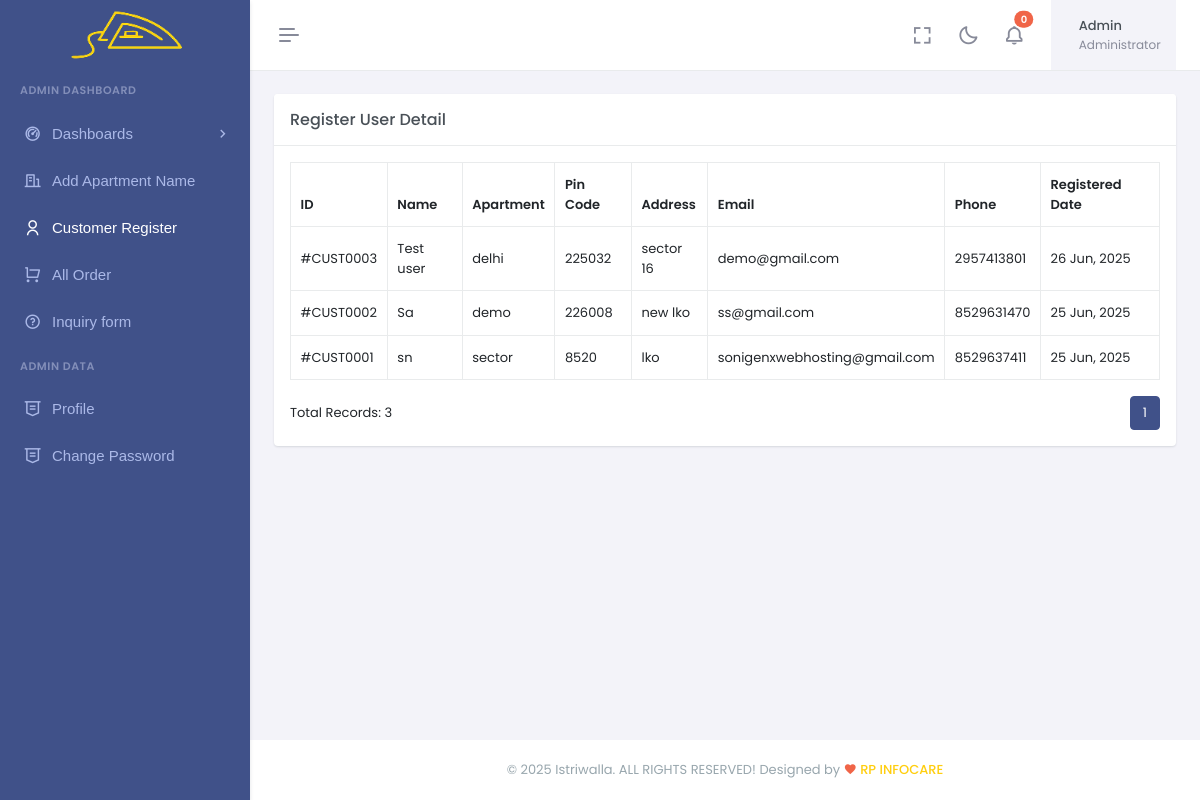
The page /admin/user_show.php on the database as committed earlier.
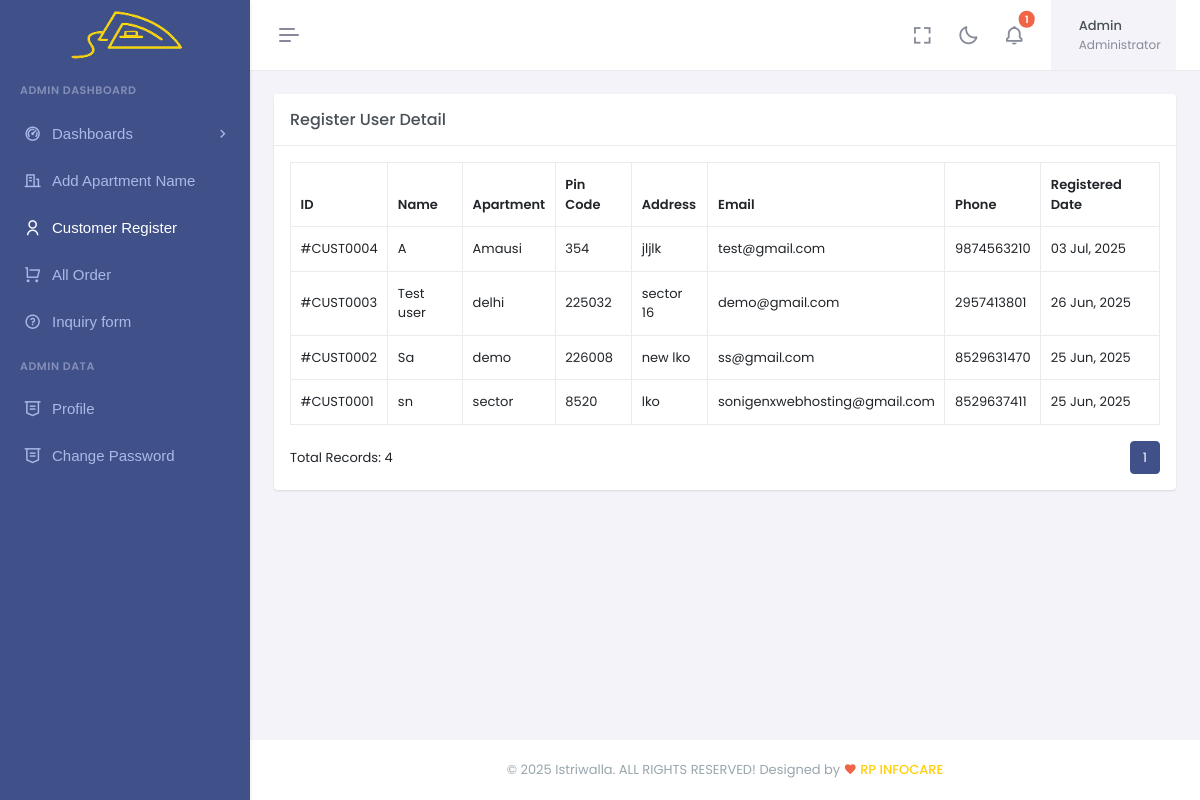
The same page on the database as committed later.
### tables this page shows
CREATE TABLE `customer` (
  `id` int(11) NOT NULL,
  `full_name` varchar(100) NOT NULL,
  `apartment_name` varchar(100) NOT NULL,
  `pin_code` varchar(10) NOT NULL,
  `address` text NOT NULL,
  `email` varchar(100) NOT NULL,
  `phone` varchar(20) NOT NULL,
  `password` varchar(255) NOT NULL,
  `created_at` timestamp NOT NULL DEFAULT current_timestamp()
);

### admin/user_show.php (the view, shortened to what this page needs)
<?php
include 'admin_head.php';
?>
    <link href="assets/libs/jsvectormap/css/jsvectormap.min.css" rel="stylesheet" type="text/css" />
    <link href="assets/libs/swiper/swiper-bundle.min.css" rel="stylesheet" type="text/css" />
    <link href="assets/css/bootstrap.min.css" rel="stylesheet" type="text/css" />
    <link href="assets/css/icons.min.css" rel="stylesheet" type="text/css" />
    <link href="assets/css/app.min.css" rel="stylesheet" type="text/css" />
    <link href="assets/css/custom.min.css" rel="stylesheet" type="text/css" />
<body>
    <div id="layout-wrapper">
    <div id="layout-wrapper">
           <?php include('admin_topbar.php')?>
        <?php include 'admin_sidebar.php'; ?>
        <div class="main-content">
        <?php
include '../db.php';
$sql = "SELECT * FROM customer ORDER BY id DESC";
$result = $conn->query($sql);
?>
<div class="page-content">
  <div class="container-fluid pagination_table">
    <div class="row">
      <div class="col-lg-12">
        <div class="card">
          <div class="card-header">
            <h4 class="card-title mb-0 flex-grow-1">Register User Detail</h4>
          </div>
          <div class="card-body">
            <div class="table-responsive">
              <table class="table align-middle table-bordered table-hover mb-0">
                <thead>
                  <tr>
                    <th>ID</th>
                    <th>Name</th>
                    <th>Apartment</th>
                    <th>Pin Code</th>
                    <th>Address</th>
                    <th>Email</th>
                    <th>Phone</th>
                    <th>Registered Date</th>
                  </tr>
                </thead>
                <tbody>
                  <?php if ($result->num_rows > 0): ?>
                    <?php while ($row = $result->fetch_assoc()): ?>
                      <tr>
                        <td>#CUST<?php echo str_pad($row['id'], 4, '0', STR_PAD_LEFT); ?></td>
                        <td><?php echo htmlspecialchars($row['full_name']); ?></td>
                        <td><?php echo htmlspecialchars($row['apartment_name']); ?></td>
                        <td><?php echo htmlspecialchars($row['pin_code']); ?></td>
                        <td><?php echo htmlspecialchars($row['address']); ?></td>
                        <td><?php echo htmlspecialchars($row['email']); ?></td>
                        <td><?php echo htmlspecialchars($row['phone']); ?></td>
                        <td><?php echo date('d M, Y', strtotime($row['created_at'])); ?></td>
                      </tr>
                    <?php endwhile; ?>
                  <?php else: ?>
                    <tr>
                      <td colspan="8" class="text-center">No registered users found.</td>
                    </tr>
                  <?php endif; ?>
                </tbody>
              </table>
            </div>
            <div class="d-flex justify-content-between align-items-center mt-3">
              <div>Total Records: <?php echo $result->num_rows; ?></div>
              <nav>
                <ul class="pagination mb-0">
                  <li class="page-item active"><a class="page-link" href="#">1</a></li>
                </ul>
              </nav>
            </div>
          </div>
        </div>
      </div>
    </div>
  </div>
</div>
             <?php include('admin_footer.php'); ?>
        </div>
    </div>
</body>
</html>

### admin/admin_head.php (shortened to what this page needs)
<!doctype html>
<html lang="en" data-layout="vertical" data-topbar="light" data-sidebar="dark" data-sidebar-size="lg" data-sidebar-image="none" data-preloader="disable" >
<head>
</head>

### admin/admin_topbar.php (shortened to what this page needs)
<?php
include('../db.php');
$adminName = "Admin";
$recentOrders = [];
$sql = "
    SELECT o.*, c.full_name
    FROM orders o
    JOIN customer c ON o.customer_id = c.id
    WHERE o.order_date >= NOW() - INTERVAL 2 DAY
    ORDER BY o.order_date DESC
    LIMIT 5
";
$result = $conn->query($sql);
if ($result && $result->num_rows > 0) {
    while ($row = $result->fetch_assoc()) {
        $recentOrders[] = $row;
    }
}
?>
 <header id="page-topbar">
            <div class="layout-width">
                <div class="navbar-header">
                    <div class="d-flex">
                        <button type="button" class="btn btn-sm px-3 fs-16 header-item vertical-menu-btn topnav-hamburger material-shadow-none" id="topnav-hamburger-icon">
                            <span class="hamburger-icon">
                                <span></span>
                                <span></span>
                                <span></span>
                            </span>
                        </button>
                    </div>
                    <div class="d-flex align-items-center">
                        <div class="ms-1 header-item d-none d-sm-flex">
                            <button type="button" class="btn btn-icon btn-topbar material-shadow-none btn-ghost-secondary rounded-circle" data-toggle="fullscreen">
                                <i class='bx bx-fullscreen fs-22'></i>
                            </button>
                        </div>
                        <div class="ms-1 header-item d-none d-sm-flex">
                            <button type="button" class="btn btn-icon btn-topbar material-shadow-none btn-ghost-secondary rounded-circle light-dark-mode">
                                <i class='bx bx-moon fs-22'></i>
                            </button>
                        </div>
                   <div class="dropdown topbar-head-dropdown ms-1 header-item" id="notificationDropdown">
    <button type="button" class="btn btn-icon btn-topbar material-shadow-none btn-ghost-secondary rounded-circle"
        id="page-header-notifications-dropdown" data-bs-toggle="dropdown" data-bs-auto-close="outside"
        aria-haspopup="true" aria-expanded="false">
        <i class='bx bx-bell fs-22'></i>
        <span class="position-absolute topbar-badge fs-10 translate-middle badge rounded-pill bg-danger">
            <?php echo count($recentOrders); ?><span class="visually-hidden">unread orders</span>
        </span>
    </button>
</div>
                    <div class="dropdown ms-sm-3 header-item topbar-user">
                        <button type="button" class="btn material-shadow-none" id="page-header-user-dropdown" data-bs-toggle="dropdown" aria-haspopup="true" aria-expanded="false">
                            <span class="d-flex align-items-center">
                                <span class="text-start ms-xl-2">
                                    <span class="d-none d-xl-inline-block ms-1 fw-medium user-name-text"><?php echo htmlspecialchars($adminName); ?></span>
                                    <span class="d-none d-xl-block ms-1 fs-12 user-name-sub-text">Administrator</span>
                                </span>
                            </span>
                        </button>
                    </div>
                    </div>
                </div>
            </div>
        </header>

### admin/admin_sidebar.php (shortened to what this page needs)
<div class="app-menu navbar-menu">
    <div class="navbar-brand-box">
        <a href="admin_dashboard.php" class="logo logo-light">
            <span class="logo-lg">
                <img src="assets/images/logo-light.png" alt="" height="50">
            </span>
        </a>
    </div>
    <div id="scrollbar">
        <div class="container-fluid">
            <ul class="navbar-nav" id="navbar-nav">
                <li class="menu-title"><span data-key="t-menu">Admin Dashboard</span></li>
                <li class="nav-item">
                    <a class="nav-link menu-link" href="#sidebarDashboards" data-bs-toggle="collapse" role="button" aria-expanded="false" aria-controls="sidebarDashboards">
                        <i class="ri-dashboard-2-line"></i> <span data-key="t-dashboards">Dashboards</span>
                    </a>
                </li>
                <li class="nav-item">
                    <a class="nav-link menu-link" href="./add_apartment.php">
                       <i class="ri-building-line"></i> <span data-key="t-widgets">Add Apartment Name</span>
                    </a>
                </li>
                <li class="nav-item">
                    <a class="nav-link menu-link" href="user_show.php">
                       <i class="ri-user-line"></i>  <span data-key="t-widgets">Customer Register</span>
                    </a>
                </li>
                <li class="nav-item">
                    <a class="nav-link menu-link" href="orders.php">
                        <i class="ri-shopping-cart-line"></i><span data-key="t-widgets">All Order </span>
                    </a>
                </li>
                          <li class="nav-item">
                    <a class="nav-link menu-link" href="contact_show.php">
                      <i class="ri-question-line"></i> <span data-key="t-widgets">Inquiry form</span>
                    </a>
                </li>
                <li class="menu-title"><i class="ri-more-fill"></i> <span data-key="t-pages">Admin Data</span></li>
                <li class="nav-item">
                    <a class="nav-link menu-link" href="admin_profile.php">
                        <i class="ri-honour-line"></i> <span data-key="t-widgets">Profile</span>
                    </a>
                </li>
                   <li class="nav-item">
                    <a class="nav-link menu-link" href="admin_change_password.php">
                        <i class="ri-honour-line"></i> <span data-key="t-widgets">Change Password</span>
                    </a>
                </li>
            </ul>
        </div>
    </div>
    <div class="sidebar-background"></div>
</div>

### admin/admin_footer.php
   <footer class="footer galaxy-border-none">
    <div class="container">
        <div class="row">
            <div class="col-lg-12">
                <div class="text-center">
                    <p class="mb-0">&copy;
                        <script>document.write(new Date().getFullYear())</script> Istriwalla. ALL RIGHTS RESERVED! Designed by <i class="mdi mdi-heart text-danger"></i>        <span><a style="text-decoration: none; color: #FFCE0F; font-weight: 500;" href="https://www.rpinfocare.com/">RP INFOCARE</a></span>
                    </p>
                </div>
            </div>
        </div>
    </div>
</footer>

Rows that differ between the two databases and show on the page:
added customer: id "0004", full_name "A", apartment_name "Amausi", pin_code "354", address "jljlk", email "test@gmail.com", phone "9874563210", created_at "03 Jul, 2025"
Other text that changed with them:
count($recentOrders): "0" → "1"
$result->num_rows: "3" → "4"
